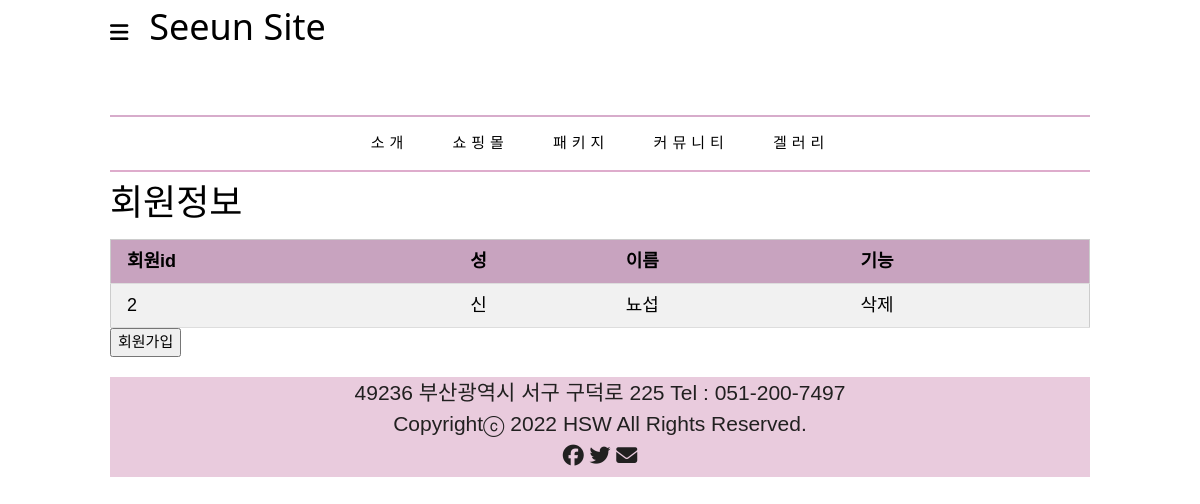
The page /user/ on the database as committed earlier.
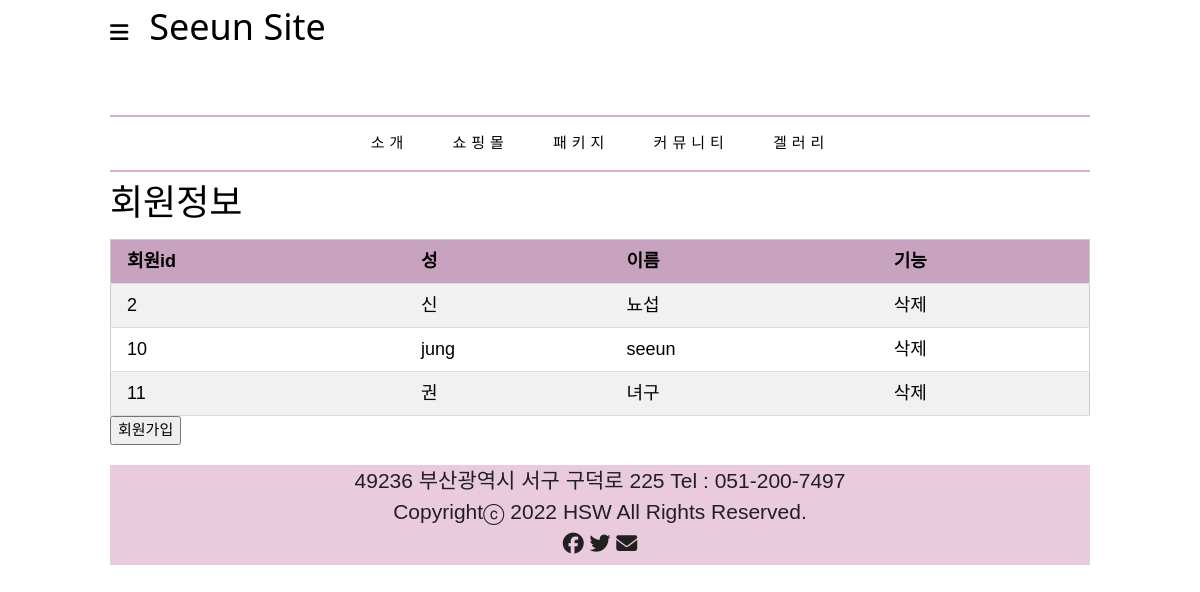
The same page on the database as committed later.
### myapp/models.py (models this page shows)
class Members(models.Model):
  firstname = models.CharField(max_length=255)
  lastname = models.CharField(max_length=255)

### myapp/views.py (the view)
# urls.py: path("user/",views.datalist, name="list"),
def datalist(request):
    m = Members.objects.all().values()
    context={
        'm': m,
    }
    template = loader.get_template('list.html')
    return HttpResponse(template.render(context, request))

### myapp/templates/list.html
{% extends 'base.html' %}
{% block content %}
  <h1> 회원정보 </h1>
    <table class="w3-table-all w3-hoverable">
        <tr>
            <th>회원id</th>
            <th>성</th>
            <th>이름</th>
            <th>기능</th>
        </tr>
        {% for x in m %}
        <tr>
            <td><a href="update/{{x.id}}">{{x.id}}</a></td>
            <td>{{x.firstname}}</td>
            <td>{{x.lastname}}</td>
            <td><a href="delete/{{ x.id }}">삭제</a></td>
        </tr>
        {% endfor %}
    </table>
    <div><a href="add/"><button> 회원가입 </button></a></div>
{% endblock %}

Rows that differ between the two databases and show on the page:
added Members: id "10", firstname "jung", lastname "seeun"
added Members: id "11", firstname "권", lastname "녀구"
